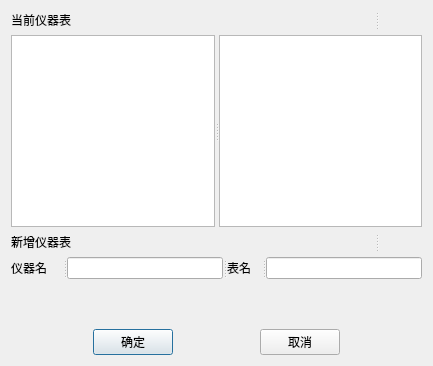
<?xml version="1.0" encoding="UTF-8"?>
<ui version="4.0">
 <class>InstruDialog</class>
 <widget class="QDialog" name="InstruDialog">
  <property name="geometry">
   <rect>
    <x>0</x>
    <y>0</y>
    <width>433</width>
    <height>366</height>
   </rect>
  </property>
  <property name="windowTitle">
   <string>仪器管理</string>
  </property>
  <layout class="QGridLayout" name="gridLayout">
   <item row="5" column="0">
    <layout class="QHBoxLayout" name="horizontalLayout">
     <item>
      <spacer name="horizontalSpacer_2">
       <property name="orientation">
        <enum>Qt::Horizontal</enum>
       </property>
       <property name="sizeHint" stdset="0">
        <size>
         <width>40</width>
         <height>20</height>
        </size>
       </property>
      </spacer>
     </item>
     <item>
      <widget class="QPushButton" name="pbOK">
       <property name="text">
        <string>确定</string>
       </property>
      </widget>
     </item>
     <item>
      <spacer name="horizontalSpacer_3">
       <property name="orientation">
        <enum>Qt::Horizontal</enum>
       </property>
       <property name="sizeHint" stdset="0">
        <size>
         <width>40</width>
         <height>20</height>
        </size>
       </property>
      </spacer>
     </item>
     <item>
      <widget class="QPushButton" name="pbCancel">
       <property name="text">
        <string>取消</string>
       </property>
      </widget>
     </item>
     <item>
      <spacer name="horizontalSpacer">
       <property name="orientation">
        <enum>Qt::Horizontal</enum>
       </property>
       <property name="sizeHint" stdset="0">
        <size>
         <width>40</width>
         <height>20</height>
        </size>
       </property>
      </spacer>
     </item>
    </layout>
   </item>
   <item row="0" column="0">
    <widget class="QSplitter" name="splitter_4">
     <property name="orientation">
      <enum>Qt::Horizontal</enum>
     </property>
     <widget class="QLabel" name="label">
      <property name="text">
       <string>当前仪器表</string>
      </property>
     </widget>
     <widget class="QLabel" name="label_6">
      <property name="text">
       <string/>
      </property>
     </widget>
    </widget>
   </item>
   <item row="1" column="0">
    <widget class="QSplitter" name="splitter">
     <property name="orientation">
      <enum>Qt::Horizontal</enum>
     </property>
     <widget class="QListWidget" name="listWidgetA">
      <property name="verticalScrollBarPolicy">
       <enum>Qt::ScrollBarAsNeeded</enum>
      </property>
      <property name="showDropIndicator" stdset="0">
       <bool>true</bool>
      </property>
     </widget>
     <widget class="QListWidget" name="listWidgetB">
      <property name="verticalScrollBarPolicy">
       <enum>Qt::ScrollBarAlwaysOff</enum>
      </property>
     </widget>
    </widget>
   </item>
   <item row="3" column="0">
    <widget class="QSplitter" name="splitter_2">
     <property name="orientation">
      <enum>Qt::Horizontal</enum>
     </property>
     <widget class="QLabel" name="label_3">
      <property name="text">
       <string>仪器名</string>
      </property>
     </widget>
     <widget class="QLineEdit" name="lineEditInstru"/>
     <widget class="QLabel" name="label_4">
      <property name="text">
       <string>表名</string>
      </property>
     </widget>
     <widget class="QLineEdit" name="lineEditTable"/>
    </widget>
   </item>
   <item row="2" column="0">
    <widget class="QSplitter" name="splitter_3">
     <property name="orientation">
      <enum>Qt::Horizontal</enum>
     </property>
     <widget class="QLabel" name="label_2">
      <property name="text">
       <string>新增仪器表</string>
      </property>
     </widget>
     <widget class="QLabel" name="label_5">
      <property name="text">
       <string/>
      </property>
     </widget>
    </widget>
   </item>
   <item row="4" column="0">
    <spacer name="verticalSpacer">
     <property name="orientation">
      <enum>Qt::Vertical</enum>
     </property>
     <property name="sizeHint" stdset="0">
      <size>
       <width>20</width>
       <height>40</height>
      </size>
     </property>
    </spacer>
   </item>
  </layout>
 </widget>
 <resources/>
 <connections/>
</ui>
